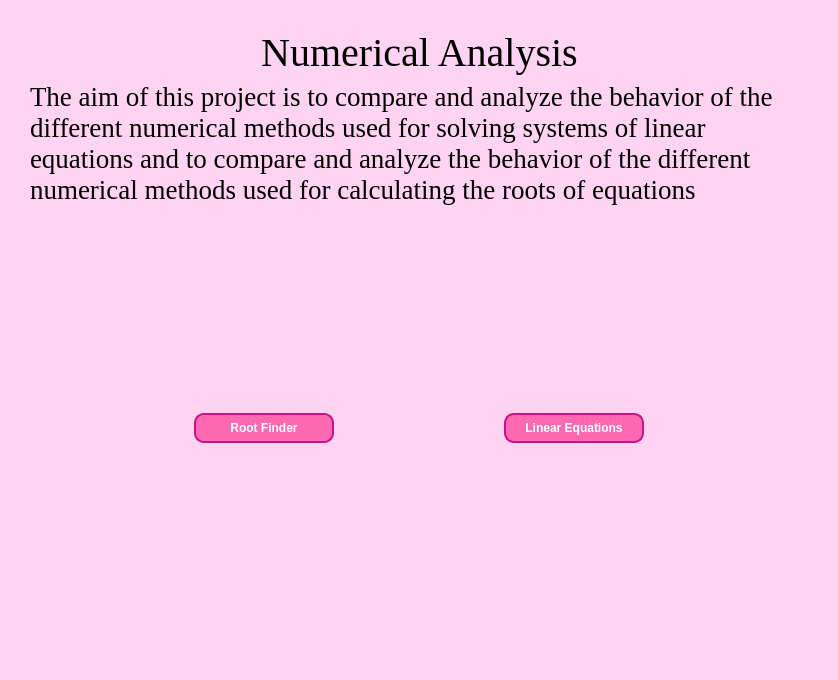
<?xml version="1.0" encoding="UTF-8"?>
<ui version="4.0">
 <class>MainWindow</class>
 <widget class="QMainWindow" name="MainWindow">
  <property name="enabled">
   <bool>true</bool>
  </property>
  <property name="geometry">
   <rect>
    <x>0</x>
    <y>0</y>
    <width>838</width>
    <height>680</height>
   </rect>
  </property>
  <property name="minimumSize">
   <size>
    <width>0</width>
    <height>1</height>
   </size>
  </property>
  <property name="font">
   <font>
    <family>Times New Roman</family>
   </font>
  </property>
  <property name="windowTitle">
   <string>Home</string>
  </property>
  <property name="styleSheet">
   <string notr="true">/* Set background color for the main window */
QMainWindow {
    background-color: rgb(255, 211, 242)
}

/* Style for QLineEdit (text input fields) */
QLineEdit {
    background-color: #ff69b4; /* Background color for the input */
    border: 2px solid  #c71585; /* Border with a chocolate color */
    border-radius: 10px; /* Rounded corners */
    padding: 4px; /* Padding inside the text field */
    font-size: 14px; /* Font size */
    color: white; /* Text color */
}

/* Style for QPushButton */
QPushButton {
    background-color: #ff69b4; /* Hot pink background */
    border: 2px solid #c71585; /* Darker pink border */
    border-radius: 10px; /* Rounded corners */
    color: white; /* Text color */
    font-size: 12px; /* Font size */
    font-weight: bold; /* Bold text */
    padding: 6px 12px; /* Padding for a comfortable button size */
}

/* Hover effect for QPushButton */
QPushButton:hover {
    background-color: #ff85c4; /* Lighter pink when hovered */
    border-color: #ff1493; /* Brighter border */
}

/* Pressed effect for QPushButton */
QPushButton:pressed {
    background-color: #ff1493; /* Brighter pink */
    border-color: #c71585; /* Darker border */
}
QTableWidget::item:selected {
        background-color: #ff69b4; /* Background color when selected (via mouse or keyboard) */
        color: white;              /* Text color when selected */
    }

    QTableWidget::item:hover {
        background-color: #ff85c4; /* Background color when hovered with mouse */
        color: white;              /* Text color on hover */
    }

    QTableWidget::item:focus {
        background-color: #ff69b4; /* Background color when focused via keyboard */
        color: white;              /* Text color when focused via keyboard */
    }</string>
  </property>
  <property name="rowcount" stdset="0">
   <string/>
  </property>
  <widget class="QWidget" name="centralwidget">
   <property name="sizePolicy">
    <sizepolicy hsizetype="Expanding" vsizetype="Expanding">
     <horstretch>0</horstretch>
     <verstretch>0</verstretch>
    </sizepolicy>
   </property>
   <property name="maximumSize">
    <size>
     <width>1440</width>
     <height>1080</height>
    </size>
   </property>
   <layout class="QVBoxLayout" name="verticalLayout_2">
    <property name="leftMargin">
     <number>30</number>
    </property>
    <property name="topMargin">
     <number>30</number>
    </property>
    <property name="rightMargin">
     <number>30</number>
    </property>
    <property name="bottomMargin">
     <number>30</number>
    </property>
    <item>
     <layout class="QHBoxLayout" name="horizontalLayout_4">
      <item>
       <spacer name="horizontalSpacer_6">
        <property name="orientation">
         <enum>Qt::Orientation::Horizontal</enum>
        </property>
        <property name="sizeHint" stdset="0">
         <size>
          <width>40</width>
          <height>20</height>
         </size>
        </property>
       </spacer>
      </item>
      <item>
       <widget class="QLabel" name="label">
        <property name="font">
         <font>
          <family>Times New Roman</family>
          <pointsize>30</pointsize>
          <italic>false</italic>
         </font>
        </property>
        <property name="text">
         <string>Numerical Analysis</string>
        </property>
        <property name="textFormat">
         <enum>Qt::TextFormat::AutoText</enum>
        </property>
        <property name="scaledContents">
         <bool>false</bool>
        </property>
        <property name="alignment">
         <set>Qt::AlignmentFlag::AlignCenter</set>
        </property>
        <property name="openExternalLinks">
         <bool>false</bool>
        </property>
       </widget>
      </item>
      <item>
       <spacer name="horizontalSpacer_5">
        <property name="orientation">
         <enum>Qt::Orientation::Horizontal</enum>
        </property>
        <property name="sizeHint" stdset="0">
         <size>
          <width>40</width>
          <height>20</height>
         </size>
        </property>
       </spacer>
      </item>
     </layout>
    </item>
    <item>
     <layout class="QHBoxLayout" name="horizontalLayout">
      <item>
       <layout class="QHBoxLayout" name="horizontalLayout_5">
        <item>
         <widget class="QLabel" name="label_2">
          <property name="font">
           <font>
            <family>Times New Roman</family>
            <pointsize>20</pointsize>
            <italic>false</italic>
           </font>
          </property>
          <property name="acceptDrops">
           <bool>false</bool>
          </property>
          <property name="text">
           <string>The aim of this project is to compare and analyze the behavior of the different numerical methods used for solving systems of linear equations and to compare and analyze the behavior of the different numerical methods used for calculating the roots of equations</string>
          </property>
          <property name="alignment">
           <set>Qt::AlignmentFlag::AlignLeading|Qt::AlignmentFlag::AlignLeft|Qt::AlignmentFlag::AlignVCenter</set>
          </property>
          <property name="wordWrap">
           <bool>true</bool>
          </property>
         </widget>
        </item>
       </layout>
      </item>
     </layout>
    </item>
    <item>
     <spacer name="verticalSpacer_2">
      <property name="orientation">
       <enum>Qt::Orientation::Vertical</enum>
      </property>
      <property name="sizeHint" stdset="0">
       <size>
        <width>20</width>
        <height>40</height>
       </size>
      </property>
     </spacer>
    </item>
    <item>
     <layout class="QHBoxLayout" name="horizontalLayout_2">
      <item>
       <widget class="QPushButton" name="rootfinder">
        <property name="maximumSize">
         <size>
          <width>140</width>
          <height>16777215</height>
         </size>
        </property>
        <property name="text">
         <string>Root Finder</string>
        </property>
       </widget>
      </item>
      <item>
       <widget class="QPushButton" name="linearsolver">
        <property name="maximumSize">
         <size>
          <width>140</width>
          <height>16777215</height>
         </size>
        </property>
        <property name="text">
         <string>Linear Equations</string>
        </property>
       </widget>
      </item>
     </layout>
    </item>
    <item>
     <widget class="QWidget" name="widget" native="true"/>
    </item>
    <item>
     <spacer name="verticalSpacer">
      <property name="orientation">
       <enum>Qt::Orientation::Vertical</enum>
      </property>
      <property name="sizeHint" stdset="0">
       <size>
        <width>20</width>
        <height>40</height>
       </size>
      </property>
     </spacer>
    </item>
   </layout>
  </widget>
  <widget class="QMenuBar" name="menubar">
   <property name="geometry">
    <rect>
     <x>0</x>
     <y>0</y>
     <width>838</width>
     <height>24</height>
    </rect>
   </property>
  </widget>
 </widget>
 <resources/>
 <connections/>
</ui>
